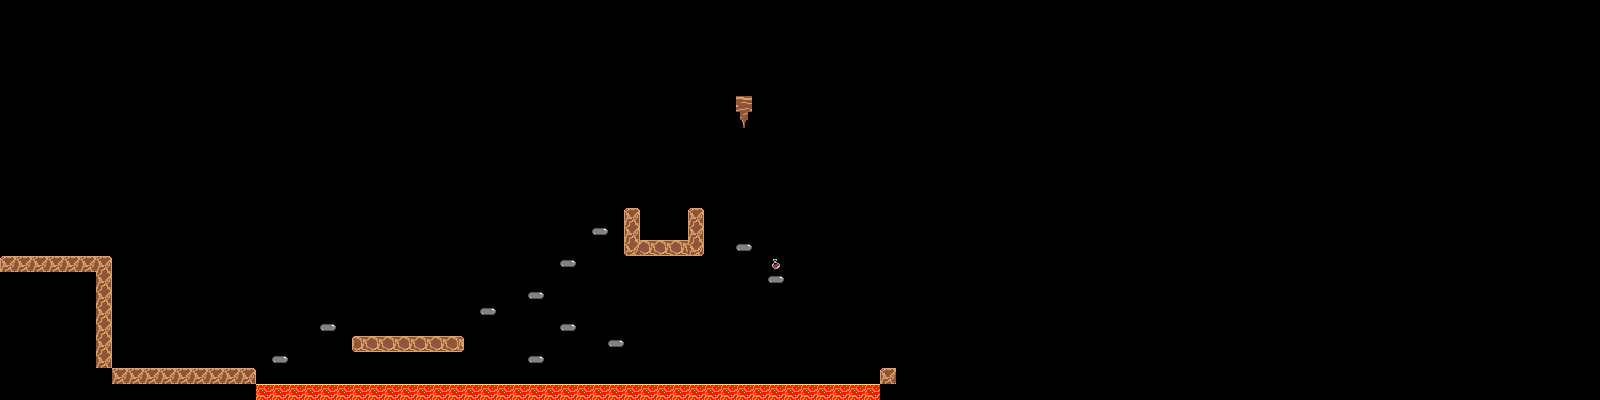

A 2D game scene composited from a Tiled map and its tileset images. What follows is a short description and the map's XML, with every tile layer's data as written:
An orthogonal 100x25 tile map with 16x16 px tiles, 1 tile layer (Tile Layer 1).

<map version="1.10" tiledversion="1.10.2" orientation="orthogonal" renderorder="right-down" width="100" height="25" tilewidth="16" tileheight="16" infinite="0" nextlayerid="2" nextobjectid="1">
 <tileset firstgid="1" name="tileset" tilewidth="16" tileheight="16" tilecount="64" columns="8">
  <image source="tileset.png" width="128" height="128" />
 </tileset>
 <layer id="1" name="Tile Layer 1" width="100" height="25">
  <data encoding="csv">
0,0,0,0,0,0,0,0,0,0,0,0,0,0,0,0,0,0,0,0,0,0,0,0,0,0,0,0,0,0,0,0,0,0,0,0,0,0,0,0,0,0,0,0,0,0,0,0,0,0,0,0,0,0,0,0,0,0,0,0,0,0,0,0,0,0,0,0,0,0,0,0,0,0,0,0,0,0,0,0,0,0,0,0,0,0,0,0,0,0,0,0,0,0,0,0,0,0,0,0,
0,0,0,0,0,0,0,0,0,0,0,0,0,0,0,0,0,0,0,0,0,0,0,0,0,0,0,0,0,0,0,0,0,0,0,0,0,0,0,0,0,0,0,0,0,0,0,0,0,0,0,0,0,0,0,0,0,0,0,0,0,0,0,0,0,0,0,0,0,0,0,0,0,0,0,0,0,0,0,0,0,0,0,0,0,0,0,0,0,0,0,0,0,0,0,0,0,0,0,0,
0,0,0,0,0,0,0,0,0,0,0,0,0,0,0,0,0,0,0,0,0,0,0,0,0,0,0,0,0,0,0,0,0,0,0,0,0,0,0,0,0,0,0,0,0,0,0,0,0,0,0,0,0,0,0,0,0,0,0,0,0,0,0,0,0,0,0,0,0,0,0,0,0,0,0,0,0,0,0,0,0,0,0,0,0,0,0,0,0,0,0,0,0,0,0,0,0,0,0,0,
0,0,0,0,0,0,0,0,0,0,0,0,0,0,0,0,0,0,0,0,0,0,0,0,0,0,0,0,0,0,0,0,0,0,0,0,0,0,0,0,0,0,0,0,0,0,0,0,0,0,0,0,0,0,0,0,0,0,0,0,0,0,0,0,0,0,0,0,0,0,0,0,0,0,0,0,0,0,0,0,0,0,0,0,0,0,0,0,0,0,0,0,0,0,0,0,0,0,0,0,
0,0,0,0,0,0,0,0,0,0,0,0,0,0,0,0,0,0,0,0,0,0,0,0,0,0,0,0,0,0,0,0,0,0,0,0,0,0,0,0,0,0,0,0,0,0,0,0,0,0,0,0,0,0,0,0,0,0,0,0,0,0,0,0,0,0,0,0,0,0,0,0,0,0,0,0,0,0,0,0,0,0,0,0,0,0,0,0,0,0,0,0,0,0,0,0,0,0,0,0,
0,0,0,0,0,0,0,0,0,0,0,0,0,0,0,0,0,0,0,0,0,0,0,0,0,0,0,0,0,0,0,0,0,0,0,0,0,0,0,0,0,0,0,0,0,0,0,0,0,0,0,0,0,0,0,0,0,0,0,0,0,0,0,0,0,0,0,0,0,0,0,0,0,0,0,0,0,0,0,0,0,0,0,0,0,0,0,0,0,0,0,0,0,0,0,0,0,0,0,0,
0,0,0,0,0,0,0,0,0,0,0,0,0,0,0,0,0,0,0,0,0,0,0,0,0,0,0,0,0,0,0,0,0,0,0,0,0,0,0,0,0,0,0,0,0,0,40,0,0,0,0,0,0,0,0,0,0,0,0,0,0,0,0,0,0,0,0,0,0,0,0,0,0,0,0,0,0,0,0,0,0,0,0,0,0,0,0,0,0,0,0,0,0,0,0,0,0,0,0,0,
0,0,0,0,0,0,0,0,0,0,0,0,0,0,0,0,0,0,0,0,0,0,0,0,0,0,0,0,0,0,0,0,0,0,0,0,0,0,0,0,0,0,0,0,0,0,48,0,0,0,0,0,0,0,0,0,0,0,0,0,0,0,0,0,0,0,0,0,0,0,0,0,0,0,0,0,0,0,0,0,0,0,0,0,0,0,0,0,0,0,0,0,0,0,0,0,0,0,0,0,
0,0,0,0,0,0,0,0,0,0,0,0,0,0,0,0,0,0,0,0,0,0,0,0,0,0,0,0,0,0,0,0,0,0,0,0,0,0,0,0,0,0,0,0,0,0,0,0,0,0,0,0,0,0,0,0,0,0,0,0,0,0,0,0,0,0,0,0,0,0,0,0,0,0,0,0,0,0,0,0,0,0,0,0,0,0,0,0,0,0,0,0,0,0,0,0,0,0,0,0,
0,0,0,0,0,0,0,0,0,0,0,0,0,0,0,0,0,0,0,0,0,0,0,0,0,0,0,0,0,0,0,0,0,0,0,0,0,0,0,0,0,0,0,0,0,0,0,0,0,0,0,0,0,0,0,0,0,0,0,0,0,0,0,0,0,0,0,0,0,0,0,0,0,0,0,0,0,0,0,0,0,0,0,0,0,0,0,0,0,0,0,0,0,0,0,0,0,0,0,0,
0,0,0,0,0,0,0,0,0,0,0,0,0,0,0,0,0,0,0,0,0,0,0,0,0,0,0,0,0,0,0,0,0,0,0,0,0,0,0,0,0,0,0,0,0,0,0,0,0,0,0,0,0,0,0,0,0,0,0,0,0,0,0,0,0,0,0,0,0,0,0,0,0,0,0,0,0,0,0,0,0,0,0,0,0,0,0,0,0,0,0,0,0,0,0,0,0,0,0,0,
0,0,0,0,0,0,0,0,0,0,0,0,0,0,0,0,0,0,0,0,0,0,0,0,0,0,0,0,0,0,0,0,0,0,0,0,0,0,0,0,0,0,0,0,0,0,0,0,0,0,0,0,0,0,0,0,0,0,0,0,0,0,0,0,0,0,0,0,0,0,0,0,0,0,0,0,0,0,0,0,0,0,0,0,0,0,0,0,0,0,0,0,0,0,0,0,0,0,0,0,
0,0,0,0,0,0,0,0,0,0,0,0,0,0,0,0,0,0,0,0,0,0,0,0,0,0,0,0,0,0,0,0,0,0,0,0,0,0,0,0,0,0,0,0,0,0,0,0,0,0,0,0,0,0,0,0,0,0,0,0,0,0,0,0,0,0,0,0,0,0,0,0,0,0,0,0,0,0,0,0,0,0,0,0,0,0,0,0,0,0,0,0,0,0,0,0,0,0,0,0,
0,0,0,0,0,0,0,0,0,0,0,0,0,0,0,0,0,0,0,0,0,0,0,0,0,0,0,0,0,0,0,0,0,0,0,0,0,0,0,4,0,0,0,4,0,0,0,0,0,0,0,0,0,0,0,0,0,0,0,0,0,0,0,0,0,0,0,0,0,0,0,0,0,0,0,0,0,0,0,0,0,0,0,0,0,0,0,0,0,0,0,0,0,0,0,0,0,0,0,0,
0,0,0,0,0,0,0,0,0,0,0,0,0,0,0,0,0,0,0,0,0,0,0,0,0,0,0,0,0,0,0,0,0,0,0,0,0,56,0,12,0,0,0,12,0,0,0,0,0,0,0,0,0,0,0,0,0,0,0,0,0,0,0,0,0,0,0,0,0,0,0,0,0,0,0,0,0,0,0,0,0,0,0,0,0,0,0,0,0,0,0,0,0,0,0,0,0,0,0,0,
0,0,0,0,0,0,0,0,0,0,0,0,0,0,0,0,0,0,0,0,0,0,0,0,0,0,0,0,0,0,0,0,0,0,0,0,0,0,0,17,26,26,26,19,0,0,56,0,0,0,0,0,0,0,0,0,0,0,0,0,0,0,0,0,0,0,0,0,0,0,0,0,0,0,0,0,0,0,0,0,0,0,0,0,0,0,0,0,0,0,0,0,0,0,0,0,0,0,0,0,
1,2,2,2,2,2,3,0,0,0,0,0,0,0,0,0,0,0,0,0,0,0,0,0,0,0,0,0,0,0,0,0,0,0,0,56,0,0,0,0,0,0,0,0,0,0,0,0,57,0,0,0,0,0,0,0,0,0,0,0,0,0,0,0,0,0,0,0,0,0,0,0,0,0,0,0,0,0,0,0,0,0,0,0,0,0,0,0,0,0,0,0,0,0,0,0,0,0,0,0,
0,0,0,0,0,0,11,0,0,0,0,0,0,0,0,0,0,0,0,0,0,0,0,0,0,0,0,0,0,0,0,0,0,0,0,0,0,0,0,0,0,0,0,0,0,0,0,0,56,0,0,0,0,0,0,0,0,0,0,0,0,0,0,0,0,0,0,0,0,0,0,0,0,0,0,0,0,0,0,0,0,0,0,0,0,0,0,0,0,0,0,0,0,0,0,0,0,0,0,0,
0,0,0,0,0,0,11,0,0,0,0,0,0,0,0,0,0,0,0,0,0,0,0,0,0,0,0,0,0,0,0,0,0,56,0,0,0,0,0,0,0,0,0,0,0,0,0,0,0,0,0,0,0,0,0,0,0,0,0,0,0,0,0,0,0,0,0,0,0,0,0,0,0,0,0,0,0,0,0,0,0,0,0,0,0,0,0,0,0,0,0,0,0,0,0,0,0,0,0,0,
0,0,0,0,0,0,11,0,0,0,0,0,0,0,0,0,0,0,0,0,0,0,0,0,0,0,0,0,0,0,56,0,0,0,0,0,0,0,0,0,0,0,0,0,0,0,0,0,0,0,0,0,0,0,0,0,0,0,0,0,0,0,0,0,0,0,0,0,0,0,0,0,0,0,0,0,0,0,0,0,0,0,0,0,0,0,0,0,0,0,0,0,0,0,0,0,0,0,0,0,
0,0,0,0,0,0,11,0,0,0,0,0,0,0,0,0,0,0,0,0,56,0,0,0,0,0,0,0,0,0,0,0,0,0,0,56,0,0,0,0,0,0,0,0,0,0,0,0,0,0,0,0,0,0,0,0,0,0,0,0,0,0,0,0,0,0,0,0,0,0,0,0,0,0,0,0,0,0,0,0,0,0,0,0,0,0,0,0,0,0,0,0,0,0,0,0,0,0,0,0,
0,0,0,0,0,0,11,0,0,0,0,0,0,0,0,0,0,0,0,0,0,0,25,26,26,26,26,26,27,0,0,0,0,0,0,0,0,0,56,0,0,0,0,0,0,0,0,0,0,0,0,0,0,0,0,0,0,0,0,0,0,0,0,0,0,0,0,0,0,0,0,0,0,0,0,0,0,0,0,0,0,0,0,0,0,0,0,0,0,0,0,0,0,0,0,0,0,0,0,0,
0,0,0,0,0,0,11,0,0,0,0,0,0,0,0,0,0,56,0,0,0,0,0,0,0,0,0,0,0,0,0,0,0,56,0,0,0,0,0,0,0,0,0,0,0,0,0,0,0,0,0,0,0,0,0,0,0,0,0,0,0,0,0,0,0,0,0,0,0,0,0,0,0,0,0,0,0,0,0,0,0,0,0,0,0,0,0,0,0,0,0,0,0,0,0,0,0,0,0,0,
0,0,0,0,0,0,0,2,2,2,2,2,2,2,2,3,0,0,0,0,0,0,0,0,0,0,0,0,0,0,0,0,0,0,0,0,0,0,0,0,0,0,0,0,0,0,0,0,0,0,0,0,0,0,0,1,0,0,0,0,0,0,0,0,0,0,0,0,0,0,0,0,0,0,0,0,0,0,0,0,0,0,0,0,0,0,0,0,0,0,0,0,0,0,0,0,0,0,0,0,
0,0,0,0,0,0,0,0,0,0,0,0,0,0,0,0,37,37,37,37,37,37,37,37,37,37,37,37,37,37,37,37,37,37,37,37,37,37,37,37,37,37,37,37,37,37,37,37,37,37,37,37,37,37,37,0,0,0,0,0,0,0,0,0,0,0,0,0,0,0,0,0,0,0,0,0,0,0,0,0,0,0,0,0,0,0,0,0,0,0,0,0,0,0,0,0,0,0,0,0
</data>
 </layer>
</map>